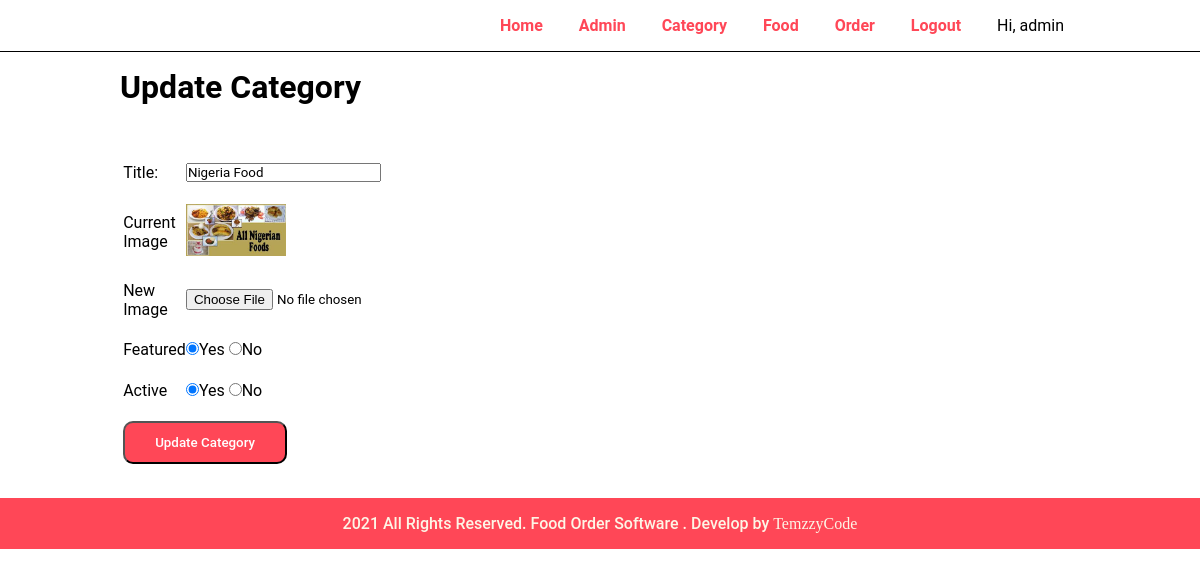
The page /admin/update-category.php?id=1 (signed in) on the database its author committed.
### tables this page shows
CREATE TABLE `tbl_category` (
  `id` int(11) NOT NULL,
  `title` varchar(110) NOT NULL,
  `image_name` varchar(110) NOT NULL,
  `featured` varchar(20) NOT NULL,
  `active` varchar(20) NOT NULL
);

### admin/update-category.php (the view, shortened to what this page needs)
<?php
include "../partials/header.php";
if(isset($_GET['id'])){
    $id = $_GET['id'];
    $sql = "SELECT * FROM tbl_category WHERE id=$id";
    $res = mysqli_query($con, $sql);
        if($res){
            $count = mysqli_num_rows($res);
            if($count==1){
                $row = mysqli_fetch_assoc($res);
                $title = $row['title'];
                $current_image = $row['image_name'];
                $featured = $row['featured'];
                $active = $row['active'];
            } else {
                $_SESSION['update-category'] = "<div class='error'>No category found</div>";
                header("location:".SITEURL.'admin/manage-category.php');
            }
        }
} else {
    header("location:".SITEURL.'admin/manage-category.php');
}
?>
    <div class="wrapper">
        <div class="content">
            <h1>Update Category</h1>
            <br><br>
            <form action="" method="post" enctype="multipart/form-data">
                    <table class="tbl-30">
                            <tr>
                                <td>Title:</td>
                                <td><input type="text" name="title" id="" value="<?php echo $title; ?>"></td>
                            </tr>
                            <tr>
                                <td>Current Image</td>
                                <td>
                            <?php
                                if($current_image!=""){
                                        ?>
                                        <img src="<?php echo SITEURL ?>images/category/<?php echo $current_image; ?>" width="100px" >
                                        <?php
                                } else {
                                        echo "<div style='color: red;' class=''> Image Not added </div>";
                                }
                                ?>
                                </td>
                            </tr>
                            <tr>
                                <td>New Image</td>
                                <td><input type="file" name="image" id=""></td>
                            </tr>
                            <tr>
                                <td>Featured</td>
                                <td>
                                    <input <?php if($featured=="Yes"){echo "checked";} ?> type="radio" name="featured" value="Yes" id="">Yes
                                    <input  <?php if($featured=="No"){echo "checked";} ?> type="radio" name="featured" value="No" id="">No
                            </td>
                            </tr>
                            <tr>
                                <td>Active</td>
                                <td>
                                    <input <?php if($active=="Yes"){echo "checked";} ?> type="radio" name="active" value="Yes" id="">Yes
                                    <input <?php if($active=="No"){echo "checked";} ?> type="radio" name="active" value="No" id="">No
                            </td>
                            </tr>
                            <tr>
                                <td colspan="2">
                                    <input type="submit" name="submit" value="Update Category" class="btn-secondary2">
                                </td>
                            </tr>
                    </table>
            </form>
        </div>
    </div>
    <?php include "../partials/footer.php";?>

### css/admin.css (style rules this page uses)
* { margin: 0; padding: 0; font-family: roboto; }
.wrapper { padding: 1rem; width: 80%; margin: 0 auto; }
table { border-spacing: 0 15px; }
table tr td { padding: 1%; }
table tr { margin: 10rem; }
.btn-secondary2 { background-color: #ff4757; padding: 12px 30px; border-radius: 10px; text-decoration: none; color: white; font-weight: 500; cursor: pointer; cursor: pointer; }
.tbl-30 { width: 30%; }

### rows shown on the page
tbl_category: title "Nigeria Food", image_name (picture), featured "☑", active "☑"

### other values the page prints
$_SESSION['username'] "admin"
